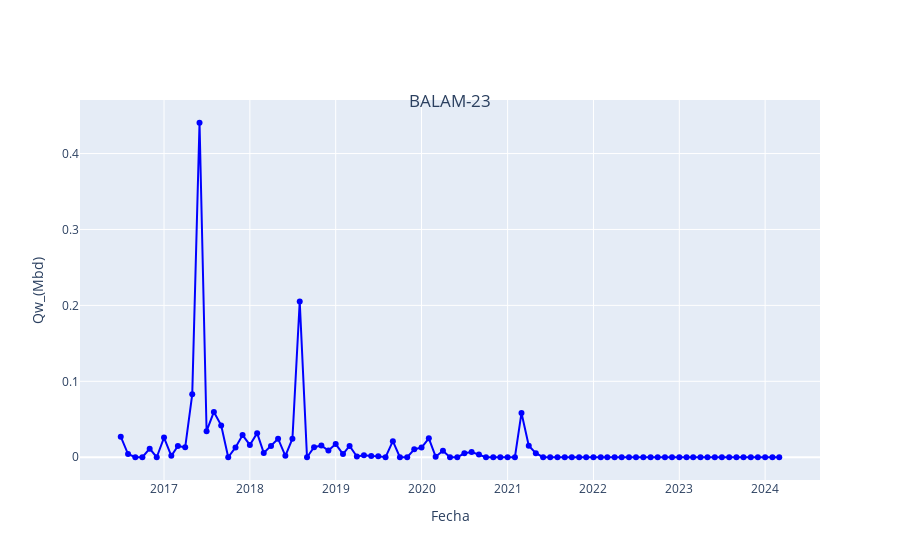

Notebook code for this chart:
### Markdown cell above
### Producción de agua

### Code cell
plot_water(tablero_pozo, tablero_pozo["Fecha"], tablero_pozo["Qw_(Mbd)"], pozo)
